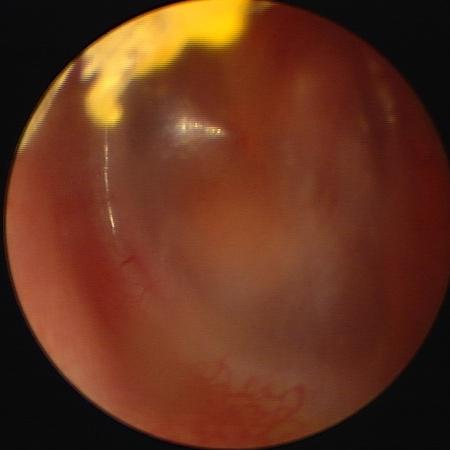
#> input picture dataset/original/jpg/Blurry/46.jpg, 450 x 450 px, given in place of 0001.jpg, which was not available
$ python gen_synth.py 1.0   (older library calls are emulated)
#> lines starting #> are read from the running program, lines starting #| are printed output that depends on the picture; pictures that were not available may be replaced by others from this repository, and a replacement may not be noted
# run from dataset:
# python3 original/gen_synth.py 2
"""
 * https://datacarpentry.org/image-processing/06-blurring/
 * Python script to demonstrate Gaussian blur.
 *
 * usage: python3 gen_synth.py <sigma>
"""
import skimage.io
import skimage.filters
import sys
import os
import numpy as np
from matplotlib import pyplot as plt
from PIL import Image, ImageOps

# get kernel size from command line
s = float(sys.argv[1])
r = 15
types = ['jpg']#['jpg', 'png', 'bmp']

# get truncate value for desired radius (should be odd integer)
#radius = int(truncate * sigma + 0.5):          https://github.com/scipy/scipy/blob/c7ba5c0b239f10478d3c902cf4057edf1880b35d/scipy/ndimage/filters.py#L179
def get_truncate(sigma, radius):
    return (radius - 0.5)/sigma

# mirror the images with no problems
def run_mirror(fr, to, folder, synth_folder):
#> called with fr = 1, to = 48, folder = 'Blurry', synth_folder = 'synth_blurry'
    for i in range(fr, to):
        for t in types:
            filename = 'original/' + t + '/' + folder + '/' + str(i).zfill(4) + '.' + t
            image = Image.open(filename)
#> image is the input picture: PIL image 450x450 RGB; mean R, G, B 100.1, 50.8, 30
            image_mir = ImageOps.mirror(image)
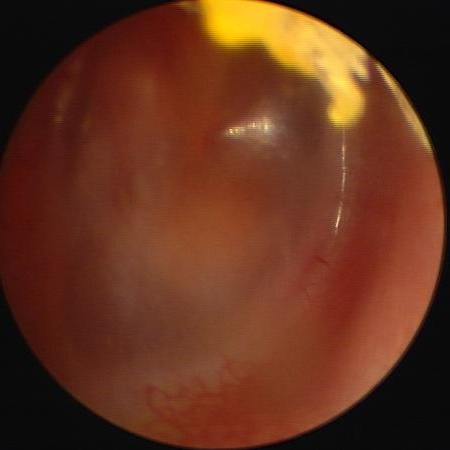
#> image_mir: PIL image 450x450 RGB; mean R, G, B 100.1, 50.8, 30
            image_flip = ImageOps.flip(image)
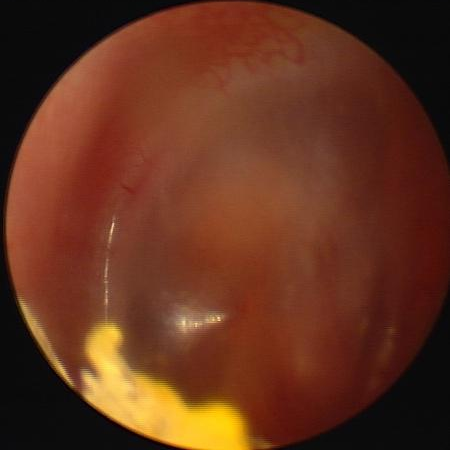
#> image_flip: PIL image 450x450 RGB; mean R, G, B 100.1, 50.8, 30
            image_flip_mir = ImageOps.flip(image_mir)
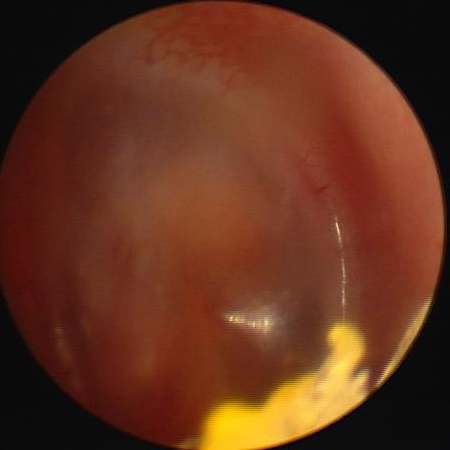
#> image_flip_mir: PIL image 450x450 RGB; mean R, G, B 100.1, 50.8, 30
            image_mir.save('original/' + t + '/' + synth_folder + '/' + str(i).zfill(4) + '.' + t)
            image_flip.save('original/' + t + '/' + synth_folder + '/' + str(i+(to-1)).zfill(4) + '.' + t)
            image_flip_mir.save('original/' + t + '/' + synth_folder + '/' + str(i+(to-1)*2).zfill(4) + '.' + t)
            # for a in(1, 3):
            image_rot1 = image.rotate(5)
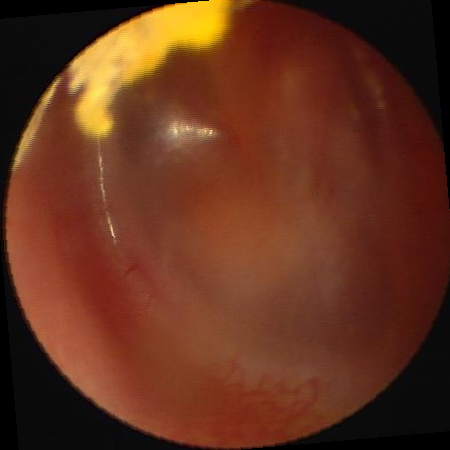
#> image_rot1: PIL image 450x450 RGB; mean R, G, B 99.6, 50.3, 29.5
            image_rot2 = image.rotate(-5)
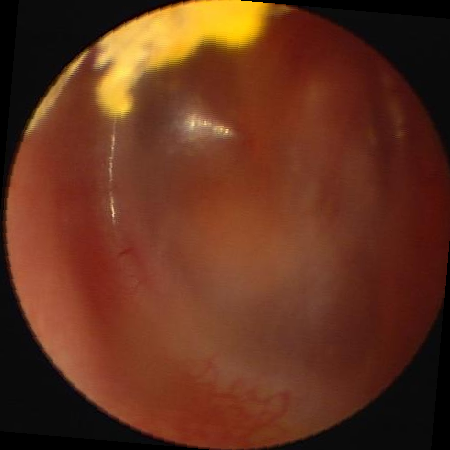
#> image_rot2: PIL image 450x450 RGB; mean R, G, B 99.6, 50.3, 29.5
            image_rot1.save('original/' + t + '/' + synth_folder + '/' + str(i+(to-1)*3).zfill(4) + '.' + t)
            image_rot2.save('original/' + t + '/' + synth_folder + '/' + str(i+(to-1)*4).zfill(4) + '.' + t)
            image_rot1 = image.rotate(2*5)
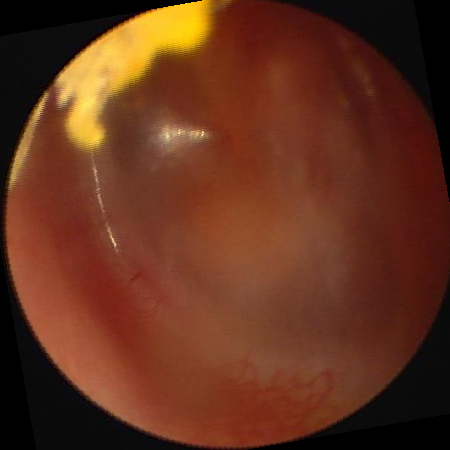
#> image_rot1: PIL image 450x450 RGB; mean R, G, B 99.2, 50, 29.2
            image_rot2 = image.rotate(-2*5)
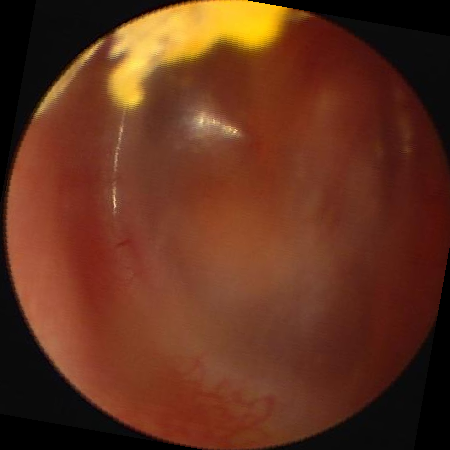
#> image_rot2: PIL image 450x450 RGB; mean R, G, B 99.1, 50, 29.2
            image_rot1.save('original/' + t + '/' + synth_folder + '/' + str(i+(to-1)*5).zfill(4) + '.' + t)
            image_rot2.save('original/' + t + '/' + synth_folder + '/' + str(i+(to-1)*6).zfill(4) + '.' + t)
#> pass 2 of the loop in run_mirror, `for i in range(fr, to):`:
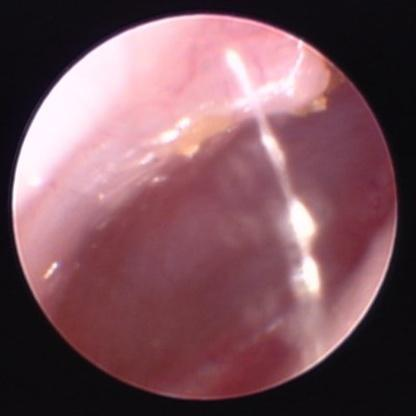
#> input picture dataset/original/jpg/Blurry/9.jpg, 416 x 416 px, given in place of 0002.jpg, which was not available
#> in run_mirror, image is the input picture: PIL image 416x416 RGB; mean R, G, B 123, 84.4, 92.9
#> image_mir: PIL image 416x416 RGB
#> image_flip: PIL image 416x416 RGB
#> in run_mirror, `image_flip_mir = ImageOps.flip(image_mir)`:
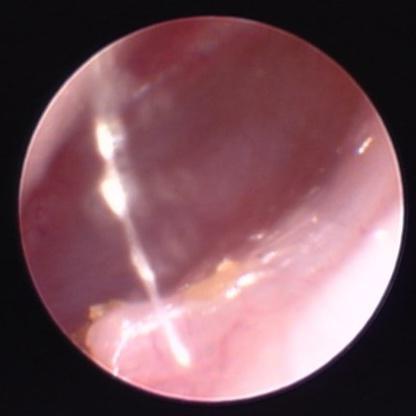
#> image_flip_mir: PIL image 416x416 RGB; mean R, G, B 123, 84.4, 92.9
#> in run_mirror, `image_rot2 = image.rotate(-2*5)`:
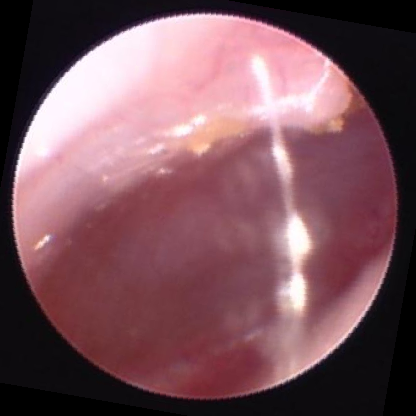
#> image_rot2: PIL image 416x416 RGB; mean R, G, B 122.1, 83.6, 91.8

# apply blur to all images with no problems
def run_gaussian(sigma, truncate):
    print("gauss: ", sigma)
    folder = 'NoProblems'
    synth_folder = 'synth_no_problems'
    for t in types:
        print(t)
        path = 'original/' + t + '/synth_blurry_' + str(sigma) + '/'
        if not os.path.exists(path):
            os.mkdir(path)
        n1 = min(32, len(os.listdir('original/' + t + '/' + folder + '/')))
        for i in range(1, n1+1):
            filename = 'original/' + t + '/' + folder + '/' + str(i).zfill(4) + '.' + t
            image = skimage.io.imread(fname=filename)
            blurred = (skimage.filters.gaussian(
                image, sigma=(sigma, sigma), truncate=truncate, multichannel=True
            ) * 255).astype(np.uint8)
            skimage.io.imsave(path + str(i).zfill(4) + '.' + t, blurred, check_contrast=False)

        n2 = min(32, len(os.listdir('original/' + t + '/' + synth_folder + '/')))
        for i in range(1, n2+1):
            filename = 'original/' + t + '/' + synth_folder + '/' + str(i).zfill(4) + '.' + t
            image = skimage.io.imread(fname=filename)
            blurred = (skimage.filters.gaussian(
                image, sigma=(sigma, sigma), truncate=truncate, multichannel=True
            ) * 255).astype(np.uint8)
            skimage.io.imsave(path + str(i+n1).zfill(4) + '.' + t, blurred, check_contrast=False)

# run
#> (the run stopped early here; a loop or call above may not have finished)
